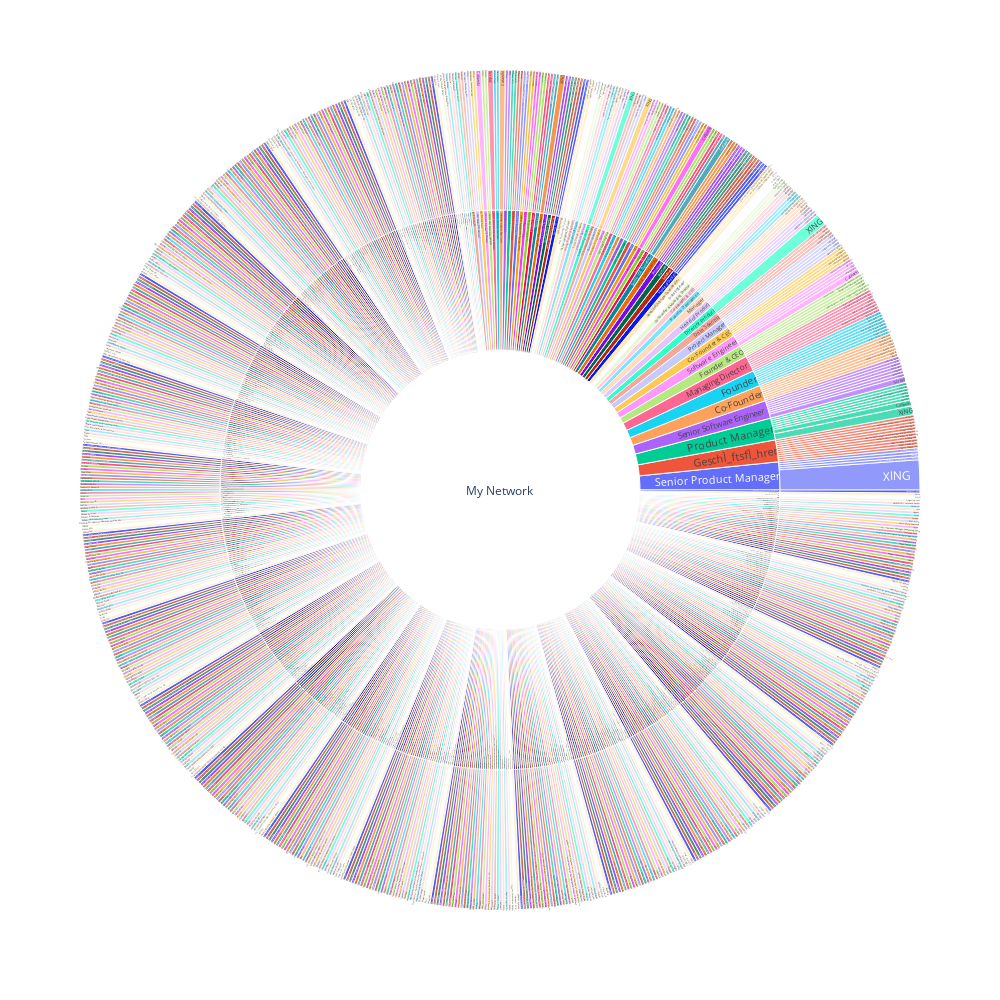

Write notebook code for a chart like this one.
### Markdown cell above
## Sunburst overview of my network

### Code cell
fig = px.sunburst(df, path=['My Network', 'Position', 'Company'], width=1000, height=1000)
fig.show()

### Figure 1 — Plotly figure (JSON) as saved in the notebook; plotly's stock layout.template omitted (floating-point values rounded to 4 significant figures; data arrays with more than 128 entries replaced by an {"elided": "..."} marker saying what was removed)
{"data": [{"branchvalues": "total", "domain": {"x": [0, 1], "y": [0, 1]}, "hovertemplate": "labels=%{label}<br>count=%{value}<br>parent=%{parent}<br>id=%{id}<extra></extra>", "ids": {"elided": "1558 str values"}, "labels": {"elided": "1558 str values"}, "name": "", "parents": {"elided": "1558 str values"}, "type": "sunburst", "values": {"elided": "1558 int values"}}], "layout": {"height": 1000, "legend": {"tracegroupgap": 0}, "margin": {"t": 60}, "width": 1000}}
